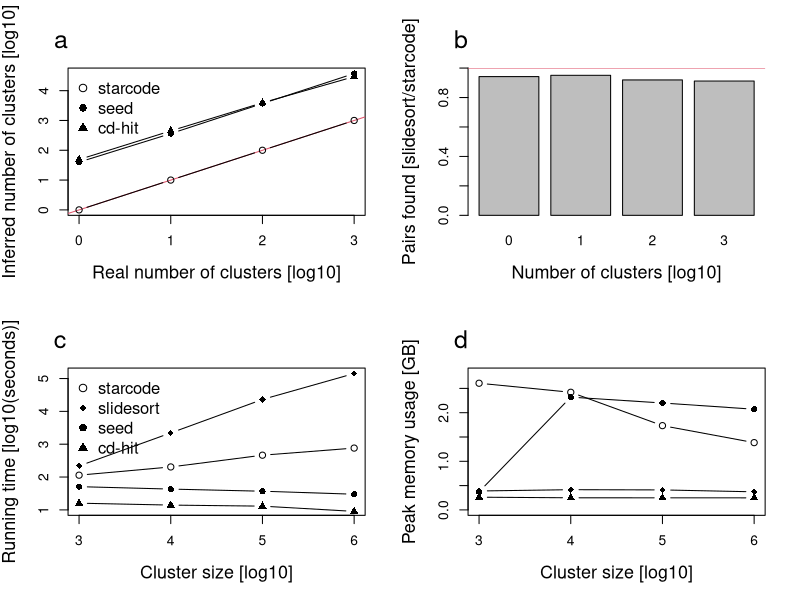

Write R code to recreate this figure.
# Data
clusters = c(1, 10, 100, 1000)
starcode = c(1, 10, 100, 1000)
seed = c(40, 363, 3701, 37596)
cd.hit = c(49, 448, 3924, 29541)
starcode_pairs = c(1828809738, 277168690, 116797218, 96383875)
slidesort_pairs = c(1722705247, 263551040, 107392689, 87884477)
cluster_sizes = c(1000, 10000, 100000, 1000000)
starcode_time = c(1*60+54, 3*60+23, 7*60+43, 12*60+42)
seed_time = c(51, 43, 37, 30)
cd.hit_time = c(16, 14, 13, 9)
slidesort_time = c(3*60+38, 36*60+47, 384*60+38, 2369*60+1)
starcode_mem = c(2606224, 2420160, 1733536, 1383892)
slidesort_mem = c(388912, 415732, 410948, 371692)
seed_mem = c(371692, 2320388, 2199632, 2071132)
cd.hit_mem = c(260992, 249052, 247916, 247660)
# Plot
pdf("benchmark.pdf")
par(mfrow=c(2,2))

plot(log10(clusters), log10(starcode), type = "n",
     ylim = c(0,max(log10(c(starcode, cd.hit, seed)))),
     xlab = "Real number of clusters [log10]",
     ylab = "Inferred number of clusters [log10]",
     xaxp = c(0,3,3),
     cex.lab = 1.3)
abline(0,1, col=2)
points(log10(clusters), log10(starcode), pch=1, type="b")
points(log10(clusters), log10(seed), pch=16, type="b")
points(log10(clusters), log10(cd.hit), pch=17, type="b")
legend(x = "topleft", bty="n",
     legend = c("starcode", "seed", "cd-hit"),
     pch = c(1, 16, 17),
     cex = 1.2)
mtext("a", adj=-.05, cex=1.5, line=1)

barplot(slidesort_pairs/starcode_pairs,
     names.arg=log10(clusters),
     xlab = "Number of clusters [log10]",
     ylab = "Pairs found [slidesort/starcode]",
     ylim=c(0,1),
     cex.lab = 1.3)
abline(1,0, col=2)
mtext("b", adj=-.05, cex=1.5, line=1)

plot(log10(cluster_sizes), starcode_time, type = "n",
     ylim = c(1,max(log10(c(starcode_time, cd.hit_time,
                      seed_time, slidesort_time)))),
     xlab = "Cluster size [log10]",
     ylab = "Running time [log10(seconds)]",
     xaxp = c(3,6,3),
     cex.lab = 1.3)
points(log10(cluster_sizes), log10(starcode_time), pch=1, type="b")
points(log10(cluster_sizes), log10(slidesort_time), pch=18, type="b")
points(log10(cluster_sizes), log10(seed_time), pch=16, type="b")
points(log10(cluster_sizes), log10(cd.hit_time), pch=17, type="b")
legend(x = "topleft", bty="n",
     legend = c("starcode", "slidesort", "seed", "cd-hit"),
     pch = c(1, 18, 16, 17),
     cex = 1.2)
mtext("c", adj=-.05, cex=1.5, line=1)
plot(log10(cluster_sizes), starcode_mem/1e6, type = "n",
     ylim = c(0,max(c(starcode_mem, cd.hit_mem,
                      seed_mem, slidesort_mem)/1e6)+0.2),
     xlab = "Cluster size [log10]",
     ylab = "Peak memory usage [GB]",
     xaxp = c(3,6,3),
     cex.lab = 1.3)
points(log10(cluster_sizes), starcode_mem/1e6, pch=1, type="b")
points(log10(cluster_sizes), slidesort_mem/1e6, pch=18, type="b")
points(log10(cluster_sizes), seed_mem/1e6, pch=16, type="b")
points(log10(cluster_sizes), cd.hit_mem/1e6, pch=17, type="b")
mtext("d", adj=-.05, cex=1.5, line=1)
dev.off()
